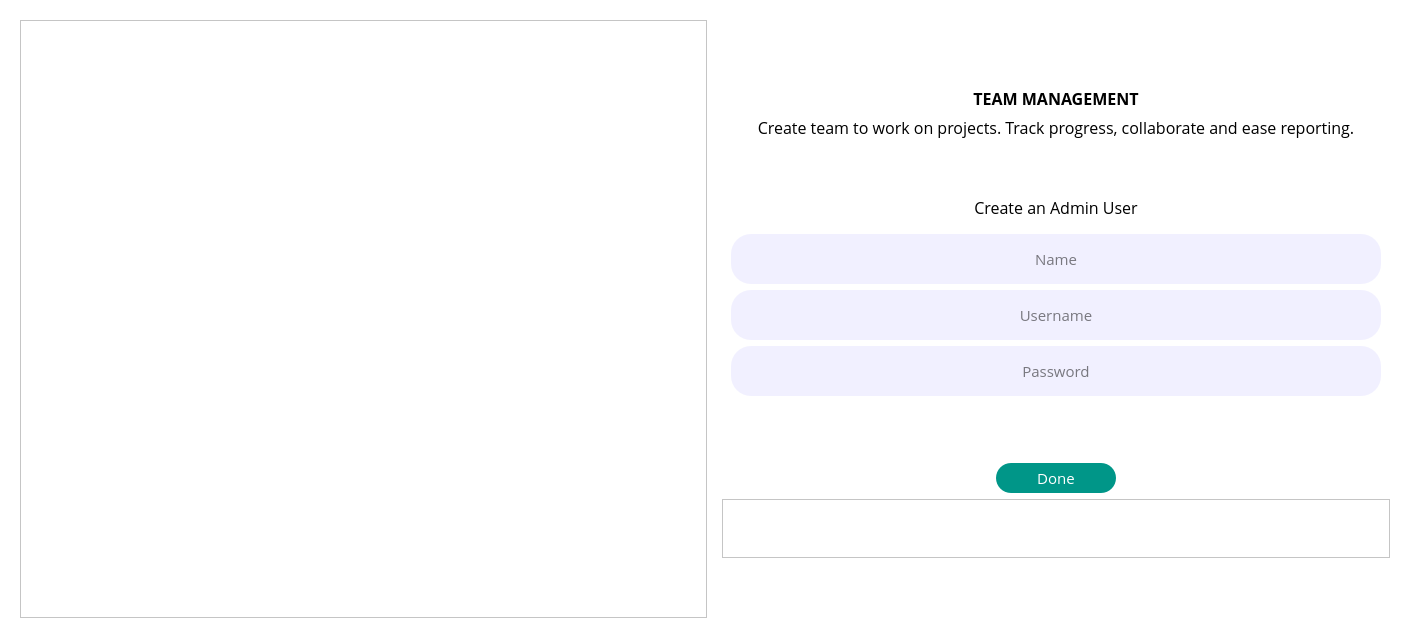
<?xml version="1.0" encoding="UTF-8"?>
<ui version="4.0">
 <class>Form</class>
 <widget class="QWidget" name="Form">
  <property name="geometry">
   <rect>
    <x>0</x>
    <y>0</y>
    <width>1419</width>
    <height>638</height>
   </rect>
  </property>
  <property name="windowTitle">
   <string/>
  </property>
  <property name="styleSheet">
   <string notr="true">background-color: rgb(255, 255, 255);</string>
  </property>
  <layout class="QGridLayout" name="gridLayout">
   <item row="0" column="0">
    <widget class="QWidget" name="widget" native="true">
     <property name="sizePolicy">
      <sizepolicy hsizetype="Expanding" vsizetype="Expanding">
       <horstretch>0</horstretch>
       <verstretch>0</verstretch>
      </sizepolicy>
     </property>
     <property name="autoFillBackground">
      <bool>false</bool>
     </property>
     <property name="styleSheet">
      <string notr="true">background-color: rgb(255, 255, 255);
</string>
     </property>
     <layout class="QGridLayout" name="gridLayout_2">
      <item row="1" column="1">
       <widget class="QWidget" name="widget_3" native="true">
        <layout class="QGridLayout" name="gridLayout_3">
         <item row="1" column="0" colspan="3">
          <widget class="QLabel" name="label">
           <property name="font">
            <font>
             <family>Open Sans</family>
             <pointsize>12</pointsize>
             <weight>75</weight>
             <bold>true</bold>
             <stylestrategy>PreferAntialias</stylestrategy>
            </font>
           </property>
           <property name="text">
            <string>TEAM MANAGEMENT</string>
           </property>
           <property name="alignment">
            <set>Qt::AlignBottom|Qt::AlignHCenter</set>
           </property>
          </widget>
         </item>
         <item row="3" column="0" colspan="3">
          <spacer name="verticalSpacer_3">
           <property name="orientation">
            <enum>Qt::Vertical</enum>
           </property>
           <property name="sizeHint" stdset="0">
            <size>
             <width>20</width>
             <height>40</height>
            </size>
           </property>
          </spacer>
         </item>
         <item row="5" column="0" rowspan="2" colspan="3">
          <widget class="QWidget" name="widget_2" native="true">
           <property name="minimumSize">
            <size>
             <width>0</width>
             <height>30</height>
            </size>
           </property>
           <layout class="QGridLayout" name="gridLayout_4">
            <item row="2" column="0" colspan="2">
             <widget class="QLineEdit" name="PasswordInput">
              <property name="enabled">
               <bool>true</bool>
              </property>
              <property name="sizePolicy">
               <sizepolicy hsizetype="Expanding" vsizetype="Expanding">
                <horstretch>0</horstretch>
                <verstretch>0</verstretch>
               </sizepolicy>
              </property>
              <property name="minimumSize">
               <size>
                <width>0</width>
                <height>50</height>
               </size>
              </property>
              <property name="maximumSize">
               <size>
                <width>16777215</width>
                <height>50</height>
               </size>
              </property>
              <property name="font">
               <font>
                <family>Open Sans</family>
                <pointsize>11</pointsize>
                <stylestrategy>PreferAntialias</stylestrategy>
               </font>
              </property>
              <property name="styleSheet">
               <string notr="true">background-color: rgb(241, 240, 255);
border-radius:20;</string>
              </property>
              <property name="inputMethodHints">
               <set>Qt::ImhNone</set>
              </property>
              <property name="maxLength">
               <number>16</number>
              </property>
              <property name="frame">
               <bool>true</bool>
              </property>
              <property name="echoMode">
               <enum>QLineEdit::Normal</enum>
              </property>
              <property name="alignment">
               <set>Qt::AlignCenter</set>
              </property>
              <property name="placeholderText">
               <string>Password</string>
              </property>
              <property name="clearButtonEnabled">
               <bool>true</bool>
              </property>
             </widget>
            </item>
            <item row="1" column="0" colspan="2">
             <widget class="QLineEdit" name="UsernameInput">
              <property name="sizePolicy">
               <sizepolicy hsizetype="Expanding" vsizetype="Expanding">
                <horstretch>0</horstretch>
                <verstretch>0</verstretch>
               </sizepolicy>
              </property>
              <property name="minimumSize">
               <size>
                <width>320</width>
                <height>50</height>
               </size>
              </property>
              <property name="maximumSize">
               <size>
                <width>16777215</width>
                <height>50</height>
               </size>
              </property>
              <property name="font">
               <font>
                <family>Open Sans</family>
                <pointsize>11</pointsize>
                <stylestrategy>PreferAntialias</stylestrategy>
               </font>
              </property>
              <property name="styleSheet">
               <string notr="true">border-radius:20;
background-color: rgb(241, 240, 255);</string>
              </property>
              <property name="inputMethodHints">
               <set>Qt::ImhNone</set>
              </property>
              <property name="maxLength">
               <number>16</number>
              </property>
              <property name="frame">
               <bool>true</bool>
              </property>
              <property name="alignment">
               <set>Qt::AlignCenter</set>
              </property>
              <property name="placeholderText">
               <string>Username</string>
              </property>
              <property name="clearButtonEnabled">
               <bool>true</bool>
              </property>
             </widget>
            </item>
            <item row="0" column="0" colspan="2">
             <widget class="QLineEdit" name="Nameinput">
              <property name="sizePolicy">
               <sizepolicy hsizetype="Expanding" vsizetype="Expanding">
                <horstretch>0</horstretch>
                <verstretch>0</verstretch>
               </sizepolicy>
              </property>
              <property name="minimumSize">
               <size>
                <width>320</width>
                <height>50</height>
               </size>
              </property>
              <property name="maximumSize">
               <size>
                <width>16777215</width>
                <height>50</height>
               </size>
              </property>
              <property name="font">
               <font>
                <family>Open Sans</family>
                <pointsize>11</pointsize>
                <stylestrategy>PreferAntialias</stylestrategy>
               </font>
              </property>
              <property name="styleSheet">
               <string notr="true">border-radius:20;
background-color: rgb(241, 240, 255);</string>
              </property>
              <property name="maxLength">
               <number>32</number>
              </property>
              <property name="frame">
               <bool>true</bool>
              </property>
              <property name="alignment">
               <set>Qt::AlignCenter</set>
              </property>
              <property name="placeholderText">
               <string>Name</string>
              </property>
              <property name="clearButtonEnabled">
               <bool>true</bool>
              </property>
             </widget>
            </item>
           </layout>
          </widget>
         </item>
         <item row="8" column="2">
          <spacer name="horizontalSpacer_2">
           <property name="orientation">
            <enum>Qt::Horizontal</enum>
           </property>
           <property name="sizeHint" stdset="0">
            <size>
             <width>40</width>
             <height>20</height>
            </size>
           </property>
          </spacer>
         </item>
         <item row="8" column="1">
          <widget class="QPushButton" name="Done">
           <property name="minimumSize">
            <size>
             <width>120</width>
             <height>30</height>
            </size>
           </property>
           <property name="maximumSize">
            <size>
             <width>30</width>
             <height>16777215</height>
            </size>
           </property>
           <property name="font">
            <font>
             <family>Open Sans</family>
             <pointsize>11</pointsize>
             <stylestrategy>PreferAntialias</stylestrategy>
            </font>
           </property>
           <property name="styleSheet">
            <string notr="true">border-width: 2px;
border-radius: 15px;
background-color: rgb(0,150,136);
color: rgb(255, 255, 255);</string>
           </property>
           <property name="text">
            <string>Done</string>
           </property>
           <property name="default">
            <bool>false</bool>
           </property>
           <property name="flat">
            <bool>false</bool>
           </property>
          </widget>
         </item>
         <item row="2" column="0" colspan="3">
          <widget class="QLabel" name="label_2">
           <property name="font">
            <font>
             <family>Open Sans</family>
             <pointsize>12</pointsize>
             <stylestrategy>PreferAntialias</stylestrategy>
            </font>
           </property>
           <property name="text">
            <string>Create team to work on projects. Track progress, collaborate and ease reporting.</string>
           </property>
           <property name="alignment">
            <set>Qt::AlignHCenter|Qt::AlignTop</set>
           </property>
           <property name="wordWrap">
            <bool>true</bool>
           </property>
          </widget>
         </item>
         <item row="8" column="0">
          <spacer name="horizontalSpacer">
           <property name="orientation">
            <enum>Qt::Horizontal</enum>
           </property>
           <property name="sizeHint" stdset="0">
            <size>
             <width>40</width>
             <height>20</height>
            </size>
           </property>
          </spacer>
         </item>
         <item row="4" column="0" colspan="3">
          <widget class="QLabel" name="label_4">
           <property name="font">
            <font>
             <family>Open Sans</family>
             <pointsize>12</pointsize>
             <stylestrategy>PreferAntialias</stylestrategy>
            </font>
           </property>
           <property name="text">
            <string>Create an Admin User</string>
           </property>
           <property name="alignment">
            <set>Qt::AlignHCenter|Qt::AlignTop</set>
           </property>
           <property name="wordWrap">
            <bool>true</bool>
           </property>
          </widget>
         </item>
         <item row="10" column="1">
          <spacer name="verticalSpacer_2">
           <property name="orientation">
            <enum>Qt::Vertical</enum>
           </property>
           <property name="sizeHint" stdset="0">
            <size>
             <width>20</width>
             <height>40</height>
            </size>
           </property>
          </spacer>
         </item>
         <item row="7" column="1">
          <spacer name="verticalSpacer_4">
           <property name="orientation">
            <enum>Qt::Vertical</enum>
           </property>
           <property name="sizeHint" stdset="0">
            <size>
             <width>20</width>
             <height>40</height>
            </size>
           </property>
          </spacer>
         </item>
         <item row="0" column="0" colspan="3">
          <spacer name="verticalSpacer">
           <property name="orientation">
            <enum>Qt::Vertical</enum>
           </property>
           <property name="sizeHint" stdset="0">
            <size>
             <width>20</width>
             <height>40</height>
            </size>
           </property>
          </spacer>
         </item>
         <item row="9" column="0" colspan="3">
          <widget class="QFrame" name="frame_2">
           <property name="minimumSize">
            <size>
             <width>0</width>
             <height>30</height>
            </size>
           </property>
           <property name="frameShape">
            <enum>QFrame::StyledPanel</enum>
           </property>
           <property name="frameShadow">
            <enum>QFrame::Raised</enum>
           </property>
           <layout class="QGridLayout" name="gridLayout_6">
            <item row="0" column="1">
             <widget class="QToolButton" name="Information">
              <property name="enabled">
               <bool>false</bool>
              </property>
              <property name="sizePolicy">
               <sizepolicy hsizetype="Preferred" vsizetype="Preferred">
                <horstretch>0</horstretch>
                <verstretch>0</verstretch>
               </sizepolicy>
              </property>
              <property name="font">
               <font>
                <family>Open Sans</family>
                <pointsize>9</pointsize>
                <stylestrategy>PreferAntialias</stylestrategy>
               </font>
              </property>
              <property name="text">
               <string/>
              </property>
              <property name="iconSize">
               <size>
                <width>32</width>
                <height>32</height>
               </size>
              </property>
              <property name="checkable">
               <bool>true</bool>
              </property>
              <property name="popupMode">
               <enum>QToolButton::DelayedPopup</enum>
              </property>
              <property name="toolButtonStyle">
               <enum>Qt::ToolButtonTextBesideIcon</enum>
              </property>
              <property name="autoRaise">
               <bool>true</bool>
              </property>
             </widget>
            </item>
            <item row="0" column="0">
             <spacer name="horizontalSpacer_5">
              <property name="orientation">
               <enum>Qt::Horizontal</enum>
              </property>
              <property name="sizeHint" stdset="0">
               <size>
                <width>40</width>
                <height>20</height>
               </size>
              </property>
             </spacer>
            </item>
            <item row="0" column="2">
             <spacer name="horizontalSpacer_6">
              <property name="orientation">
               <enum>Qt::Horizontal</enum>
              </property>
              <property name="sizeHint" stdset="0">
               <size>
                <width>40</width>
                <height>20</height>
               </size>
              </property>
             </spacer>
            </item>
           </layout>
          </widget>
         </item>
        </layout>
       </widget>
      </item>
      <item row="0" column="0" rowspan="2">
       <widget class="QFrame" name="frame">
        <property name="minimumSize">
         <size>
          <width>60</width>
          <height>60</height>
         </size>
        </property>
        <property name="frameShape">
         <enum>QFrame::StyledPanel</enum>
        </property>
        <property name="frameShadow">
         <enum>QFrame::Raised</enum>
        </property>
        <layout class="QGridLayout" name="gridLayout_5">
         <item row="0" column="1">
          <spacer name="verticalSpacer_5">
           <property name="orientation">
            <enum>Qt::Vertical</enum>
           </property>
           <property name="sizeHint" stdset="0">
            <size>
             <width>20</width>
             <height>40</height>
            </size>
           </property>
          </spacer>
         </item>
         <item row="2" column="1">
          <spacer name="verticalSpacer_6">
           <property name="orientation">
            <enum>Qt::Vertical</enum>
           </property>
           <property name="sizeHint" stdset="0">
            <size>
             <width>20</width>
             <height>40</height>
            </size>
           </property>
          </spacer>
         </item>
         <item row="1" column="0">
          <spacer name="horizontalSpacer_3">
           <property name="orientation">
            <enum>Qt::Horizontal</enum>
           </property>
           <property name="sizeHint" stdset="0">
            <size>
             <width>40</width>
             <height>20</height>
            </size>
           </property>
          </spacer>
         </item>
         <item row="1" column="1">
          <widget class="QLabel" name="poster">
           <property name="maximumSize">
            <size>
             <width>500</width>
             <height>500</height>
            </size>
           </property>
           <property name="text">
            <string/>
           </property>
           <property name="scaledContents">
            <bool>true</bool>
           </property>
           <property name="alignment">
            <set>Qt::AlignHCenter|Qt::AlignTop</set>
           </property>
           <property name="wordWrap">
            <bool>false</bool>
           </property>
          </widget>
         </item>
         <item row="1" column="2">
          <spacer name="horizontalSpacer_4">
           <property name="orientation">
            <enum>Qt::Horizontal</enum>
           </property>
           <property name="sizeHint" stdset="0">
            <size>
             <width>40</width>
             <height>20</height>
            </size>
           </property>
          </spacer>
         </item>
        </layout>
       </widget>
      </item>
     </layout>
    </widget>
   </item>
  </layout>
 </widget>
 <tabstops>
  <tabstop>Nameinput</tabstop>
  <tabstop>UsernameInput</tabstop>
  <tabstop>PasswordInput</tabstop>
  <tabstop>Done</tabstop>
  <tabstop>Information</tabstop>
 </tabstops>
 <resources/>
 <connections/>
</ui>
